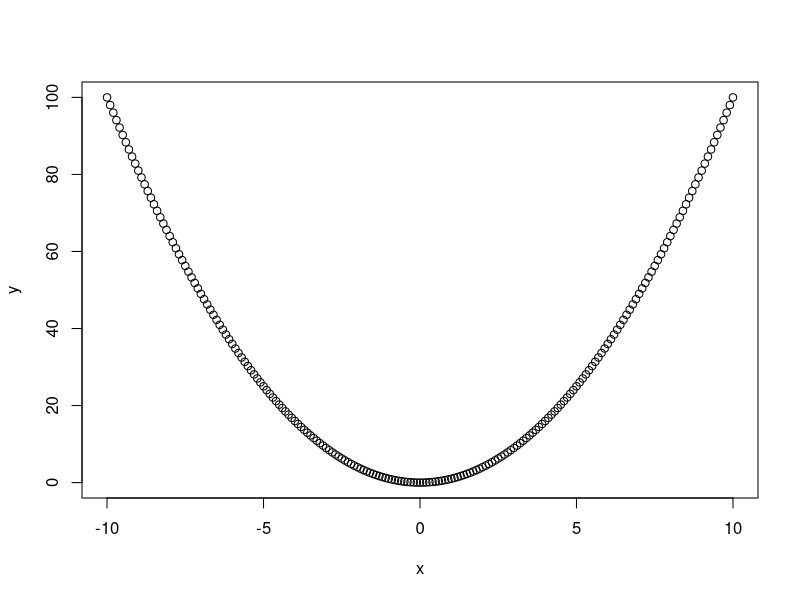
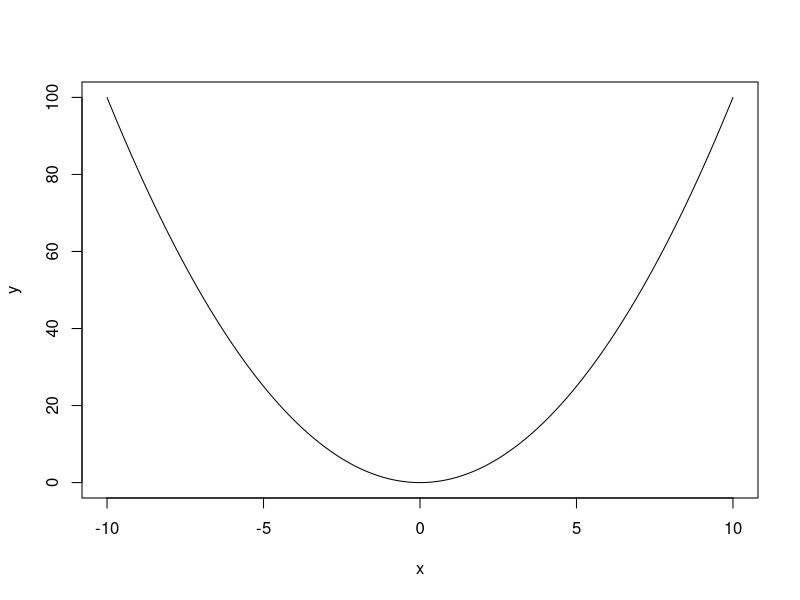
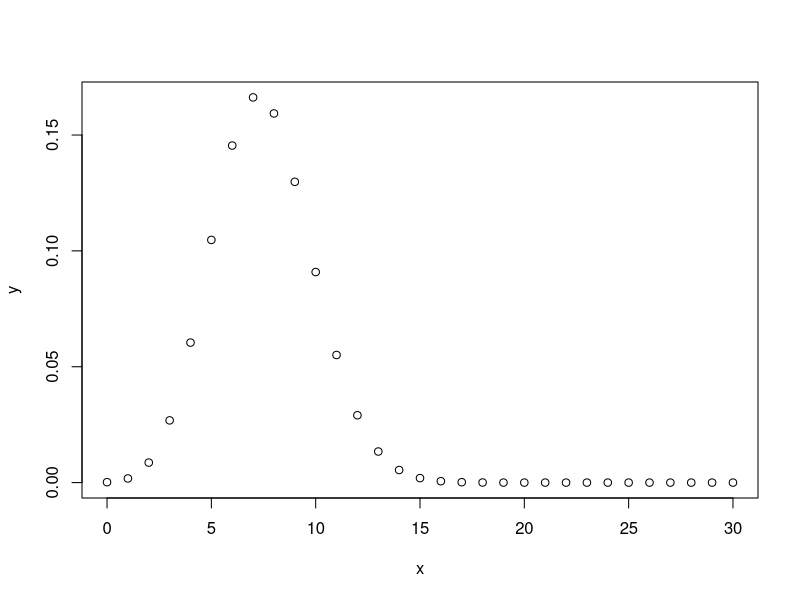
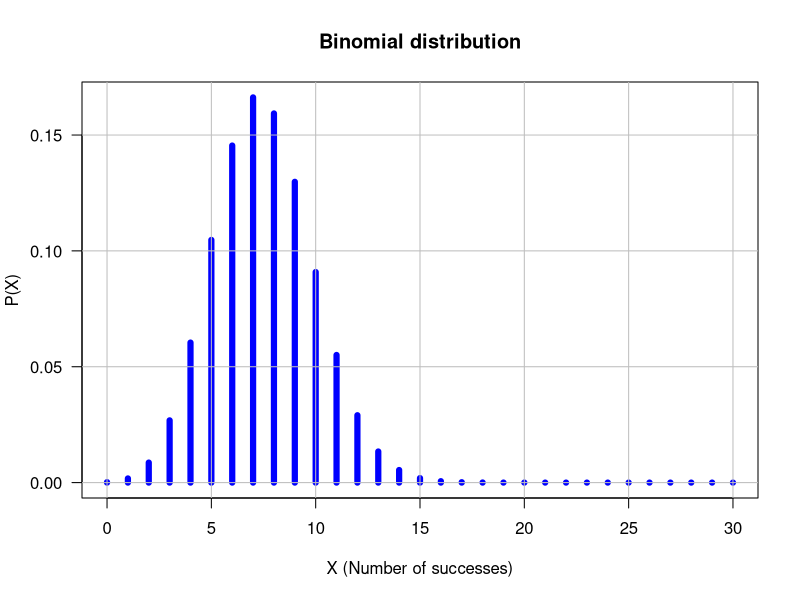
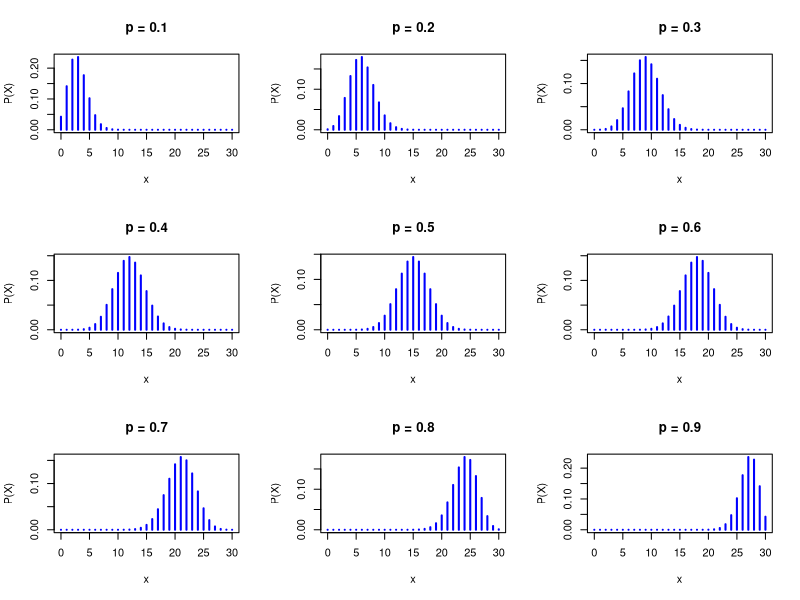
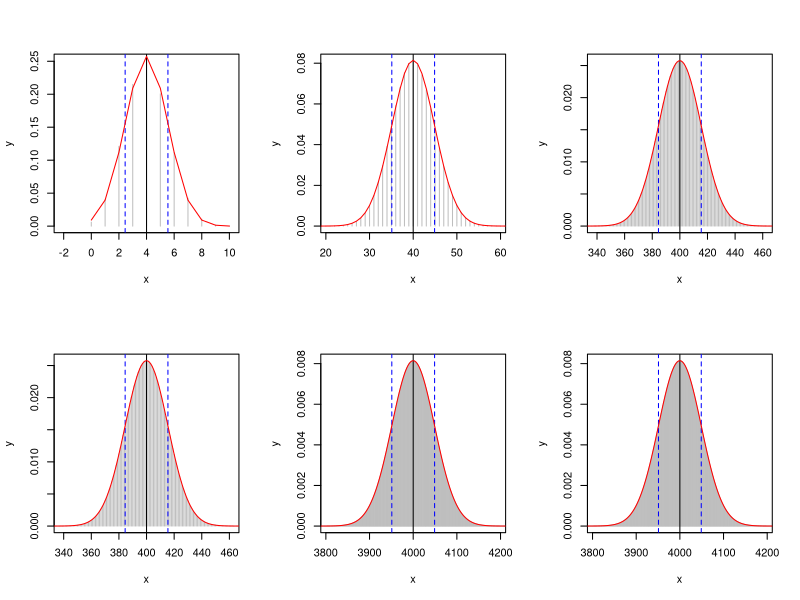

Here is the R script that generated these plots, in order:
## ---- chunk 1
library(knitr)
## Default parameters for displaying the slides
knitr::opts_chunk$set(
  echo = TRUE, 
  eval=TRUE, 
  fig.width = 7, 
  fig.height = 5, 
  fig.align = "center", 
  fig.path = "figures/",
  size = "tiny", 
  warning = FALSE, 
  results = TRUE, 
  message = FALSE, 
  comment = "")

dir.main <- "~/stat1"
dir.current <- file.path(dir.main, "practicals", "01_intro_R")
setwd(dir.current)

## ---- chunk 2
2 + 5
## ---- chunk 3
a <- 2
print(a)
## ---- chunk 4
b <- 5
c <- a + b
print(a)
print(b)
print(c)
## ---- chunk 5
a <- 3 ## Change the value of a
print(a)
print(b)
print(c)

## Check whether c equals a + b
c == a + b
## ---- chunk 6
a <- 27 ## Change the value of a
c <- a + b
print(c) ## Print the value of c

## Check whether c  equals a + b
c == a + b
## ---- chunk 7
trois.nombres <- c(27,12,3000)
print(trois.nombres)
## ---- chunk 8
x <- 0:30
print(x)
## ---- chunk 9
print(58:157)
## ---- chunk 10
x <- 1:10 # Define a series from 1 to 10
print(x)
y <- x^2 # Compute the square of each number
print(y)
## ---- chunk 11
seq(from=-1, to=1, by=0.1)
## ---- chunk 12
# The # symbol allows to insert comments in R code

# Define  a vector named "whoami", and 
# containing two names
whoami <- c("Denis", "Siméon")
print(whoami) # Comment at the end of a line
## ---- chunk 13
# To concatenate the elements of a vector in a single chain, use "collapse"
prenom.complet <- paste(collapse = " ", whoami)
print(prenom.complet)

# TO concatenate two vectors, use "sep"
nom <- "Poisson"
print(paste(sep = " ", prenom.complet, nom))

## Concatenate 2 vectors with 3 values each
prenoms <- c("George", "Alfred", "Frédéric")
noms <- c("Sand",  "Musset", "Chopin")
paste(sep = " ", prenoms, noms)

## ---- chunk 14
x <- seq(from = -10, to = 10, by = 0.1)
y <- x^2
plot(x,y)
## ---- chunk 15
x <- seq(from = -10, to = 10, by = 0.1)
y <- x^2
plot(x,y, type="l")
## ---- chunk 16
help("Binomial")

## ---- chunk 17
## Define all possible values for X
n <- 30
x <- 0:n
p <- 0.25

## Compute the binomial PMF
pmf <- dbinom(x = x, size = n, prob = p)
## ---- chunk 18
pmf[1:5]
## ---- chunk 19
pmf[(n-3):n]
## ---- chunk 20
round(pmf, digit=3)
## ---- chunk 21
signif(pmf, digit=3)
## ---- chunk 22
n <- 30; x <- 0:n   # Define the X values from 0 to 14
y <- dbinom(x = x, size = n, prob = 0.25) # Poisson density
plot(x,y) # Check the result
## ---- chunk 23
n <- 30; x <- 0:n   # Define the X values from 0 to 14
y <- dbinom(x = x, size = n, prob = 0.25) # Poisson density
plot(x, y,
     main = "Binomial distribution",
     xlab = "X (Number of successes)",
     ylab = "P(X)",
     col = 'blue',
     lwd = 6,
     las = 1,
     type = "h")
grid(lty = "solid", col="gray")


## ---- chunk 24
par(mfrow = c(3,3))
n <- 30  # Number of trials
x <- 0:n # Number of successes
for (p in seq(from = 0.1, to = 0.9, by = 0.1)) {
  plot(x, dbinom(x, prob = p, size = n),
       main = paste("p =", p),
       ylab = "P(X)",
       type = "h", lwd = 2, col = "blue"
       )
}

par(mfrow = c(1,1))

## ---- chunk 25
n <- 10
p <- 0.4

#' @title PLot a binomial disrtribution
#' @param size number of trials
#' @param prob probability of success at each trial
BinomPlot <- function(size, prob, ...) {
  x <- 0:size
  
  mean  <- prob * size
  binomVar <- size * prob * (1 - prob)
  binomSD <- sqrt(binomVar)
  plotXLim <- c(mean - 4 * binomSD, 
            mean + 4 * binomSD)

  y <- dbinom(x = x, size = size, prob = prob)
  plot(x, y, type="h", col = "gray", xlim = plotXLim, ...)

  
  abline(v=mean)
  
  abline(v = mean - binomSD, lty = "dashed", col = "blue")
  abline(v = mean + binomSD, lty = "dashed", col = "blue")
  
}



par(mfrow=c(2,3))
for (n in c(10, 100, 1000, 1000, 10000, 10000)) {
  BinomPlot(prob = 0.4, size = n)
  x <- 0:n
  
  ## Draw a normal curve above the binomial
  lines(x, dnorm(x, mean = p * n, sd = sqrt(p * (1 - p ) * n)), type = "l", col = "red")
}
par(mfrow=c(1,1))

## ---- chunk 26
sessionInfo()
